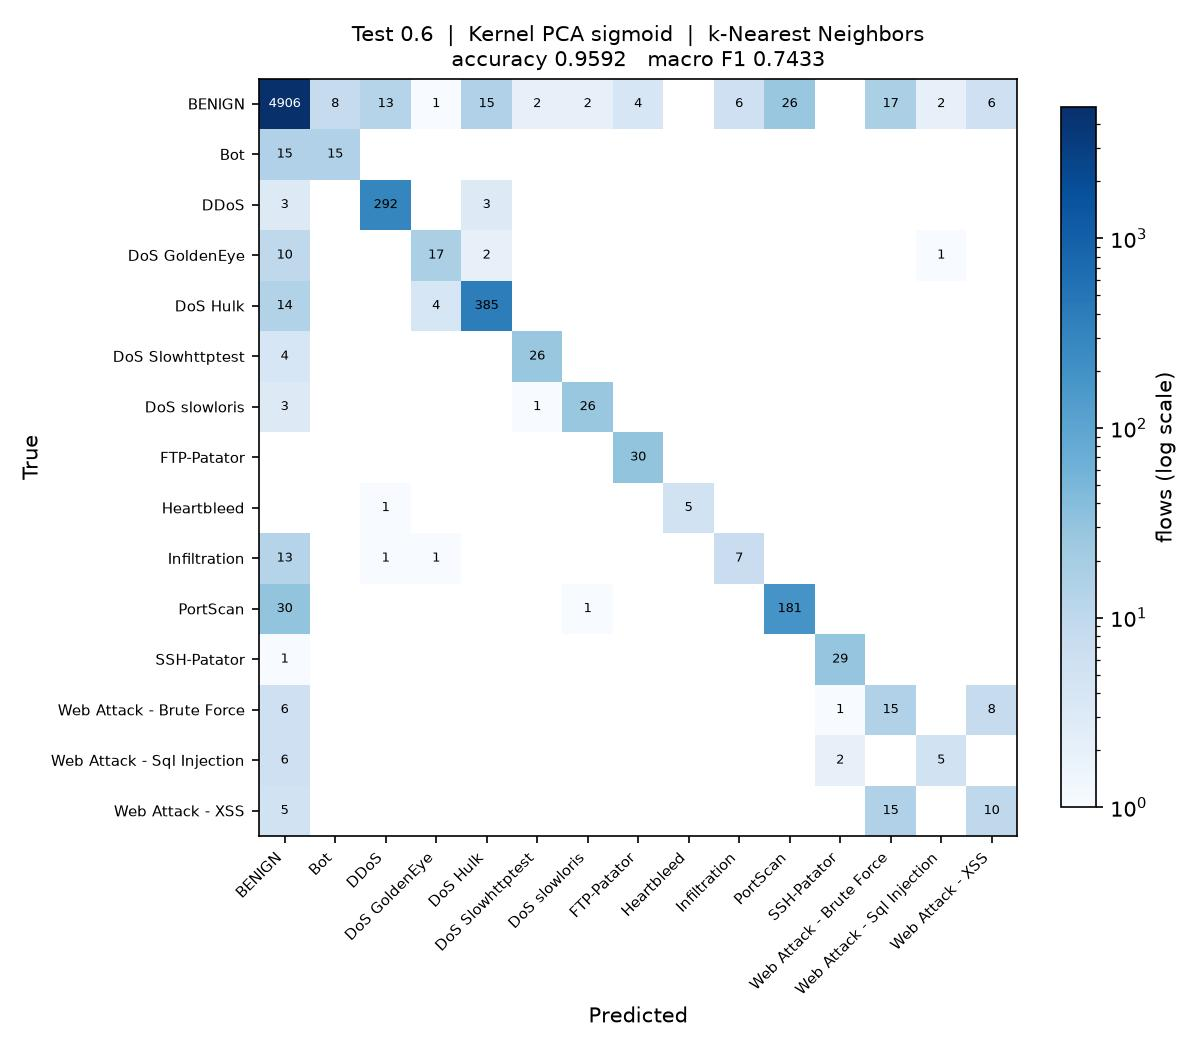

Write Python code to recreate this figure.
"""
Test_0.6_DR_SIG_KNN

Test size 0.6  |  Kernel PCA (sigmoid)  |  k-Nearest Neighbors  (reference sheet #13)

Note: taken in place of sheet #5 Elastic Net, which is a regressor and cannot classify.

Run on its own:

    python Test_0.6_DR_SIG_KNN.py

Writes Test_0.6_DR_SIG_KNN.jpg (confusion matrix) and appends one row to
results/75_runs.csv.
"""

import os
import sys
import time
import warnings
from pathlib import Path

import matplotlib
matplotlib.use("Agg")
import matplotlib.pyplot as plt
import numpy as np
import pandas as pd
from sklearn.decomposition import KernelPCA
from sklearn.impute import SimpleImputer
from sklearn.metrics import (accuracy_score, confusion_matrix, f1_score,
                             precision_score, recall_score)
from sklearn.model_selection import train_test_split
from sklearn.preprocessing import LabelEncoder, StandardScaler
from sklearn.neighbors import KNeighborsClassifier

sys.path.insert(0, str(Path(__file__).resolve().parent.parent))
from common import load_sample                      # noqa: E402

warnings.filterwarnings("ignore")

# ----- this run -------------------------------------------------------------
TEST_SIZE = 0.6
KERNEL = "sigmoid"
CLASSIFIER = "KNN"
N_COMPONENTS = 15
# ----------------------------------------------------------------------------

SEED = 0
N_JOBS = max(1, (os.cpu_count() or 2) // 2)
STEM = "Test_0.6_DR_SIG_KNN"
HERE = Path(__file__).resolve().parent
RESULTS = HERE.parent / "results"


def main():
    t0 = time.time()
    df = load_sample(10000, 50, SEED)
    y = LabelEncoder().fit_transform(df["Label"])
    X = df.drop(columns=["Label", "Day"])
    classes = sorted(df["Label"].unique())
    print(f"{len(df):,} flows, {X.shape[1]} features, {len(classes)} classes")

    X_train, X_test, y_train, y_test = train_test_split(
        X, y, test_size=TEST_SIZE, random_state=SEED, stratify=y)

    # mean imputation and scaling, fitted on the training split only
    imputer = SimpleImputer(strategy="mean").fit(X_train)
    scaler = StandardScaler().fit(imputer.transform(X_train))
    X_train = scaler.transform(imputer.transform(X_train))
    X_test = scaler.transform(imputer.transform(X_test))

    # dimensionality reduction: Kernel PCA, fitted on the training split only.
    # arpack keeps the largest positive eigenvalues; the randomized solver ranks
    # them by magnitude and fails on the sigmoid kernel, which is not PSD.
    kpca = KernelPCA(n_components=N_COMPONENTS, kernel=KERNEL,
                     eigen_solver="arpack", random_state=SEED, n_jobs=N_JOBS)
    X_train = kpca.fit_transform(X_train)
    X_test = kpca.transform(X_test)
    print(f"Kernel PCA ({KERNEL}): {X_train.shape[1]} components")

    classifier = KNeighborsClassifier(n_neighbors=5, n_jobs=N_JOBS)
    classifier.fit(X_train, y_train)
    y_pred = classifier.predict(X_test)

    acc = accuracy_score(y_test, y_pred)
    pre = precision_score(y_test, y_pred, average="macro", zero_division=0)
    rec = recall_score(y_test, y_pred, average="macro", zero_division=0)
    f1 = f1_score(y_test, y_pred, average="macro", zero_division=0)
    pre_w = precision_score(y_test, y_pred, average="weighted", zero_division=0)
    rec_w = recall_score(y_test, y_pred, average="weighted", zero_division=0)
    f1_w = f1_score(y_test, y_pred, average="weighted", zero_division=0)

    print(f"Accuracy  : {acc:.4f}")
    print(f"Precision : {pre:.4f}")
    print(f"Recall    : {rec:.4f}")
    print(f"F1 Score  : {f1:.4f}")

    # confusion matrix image, named to match this script
    cm = confusion_matrix(y_test, y_pred, labels=range(len(classes)))
    fig, ax = plt.subplots(figsize=(8, 7))
    im = ax.imshow(cm, cmap="Blues", norm=matplotlib.colors.LogNorm(vmin=1))
    ax.set_xticks(range(len(classes)), classes, rotation=45, ha="right", fontsize=7)
    ax.set_yticks(range(len(classes)), classes, fontsize=7)
    ax.set_xlabel("Predicted")
    ax.set_ylabel("True")
    ax.set_title(f"Test {TEST_SIZE}  |  Kernel PCA {KERNEL}  |  k-Nearest Neighbors\n"
                 f"accuracy {acc:.4f}   macro F1 {f1:.4f}", fontsize=10)
    for i in range(len(classes)):
        for j in range(len(classes)):
            if cm[i, j]:
                ax.text(j, i, cm[i, j], ha="center", va="center", fontsize=6,
                        color="white" if cm[i, j] > cm.max() / 3 else "black")
    fig.colorbar(im, ax=ax, fraction=0.04, label="flows (log scale)")
    fig.tight_layout()
    fig.savefig(HERE / f"{STEM}.jpg", dpi=150)
    plt.close(fig)

    # one row appended to the shared results table
    RESULTS.mkdir(exist_ok=True)
    row = {"Test": TEST_SIZE, "DR": "SIG", "Clas": CLASSIFIER,
           "Acc": round(acc, 4), "Pre": round(pre, 4), "Rec": round(rec, 4),
           "F1": round(f1, 4),
           "Pre_weighted": round(pre_w, 4), "Rec_weighted": round(rec_w, 4),
           "F1_weighted": round(f1_w, 4),
           "n_components": N_COMPONENTS, "seconds": round(time.time() - t0, 1),
           "script": STEM}
    out = RESULTS / "75_runs.csv"
    old = pd.read_csv(out).to_dict("records") if out.exists() else []
    old = [r for r in old if r.get("script") != STEM]
    pd.DataFrame(old + [row]).to_csv(out, index=False)
    print(f"saved {STEM}.jpg and appended to results/75_runs.csv "
          f"({time.time() - t0:.0f}s)")


if __name__ == "__main__":
    main()
